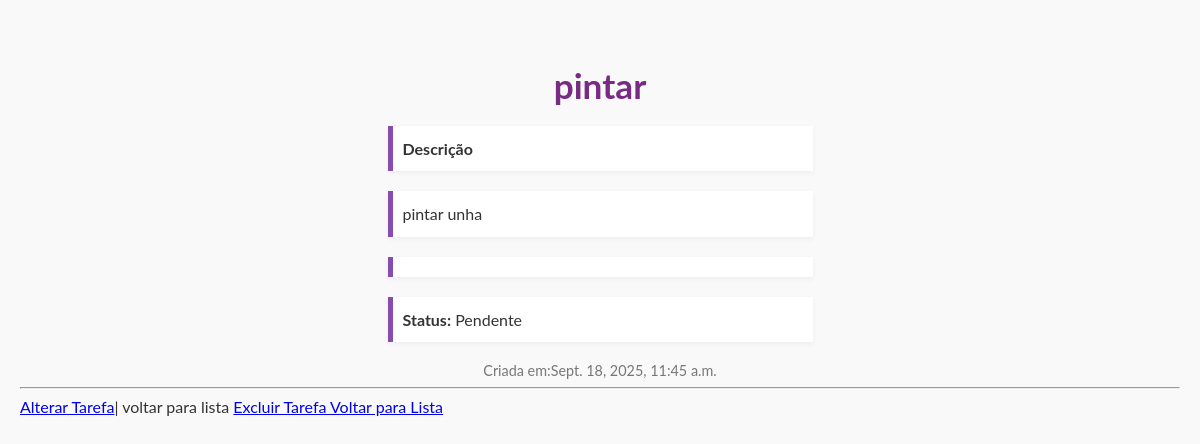
Screenshot of /tarefas/5/ with the database file from the repository.
### tarefas/models.py (models this page shows, shortened)
class Tarefa (models.Model):
    titulo = models.CharField (max_length = 200)
    descricao = models.TextField (blank = True, null = True)
    data_descricao = models.DateTimeField (auto_now_add = True)
    concluida = models.BooleanField (default = False)

### tarefas/views.py (the view)
# urls.py: path('<int:tarefa_id>/', views.detalhe_tarefa, name = "detalhe_tarefa"),
def detalhe_tarefa(request, tarefa_id):
    tarefa = get_object_or_404 (Tarefa, pk=tarefa_id)
    return render (request, 'tarefas/detalhe.html', {'tarefa': tarefa})

### tarefas/templates/tarefas/detalhe.html (shortened to what this page needs)
<!DOCTYPE html>
<html lang="pt-br">
<head>
    {% load static %}
    <link rel="stylesheet" href="{% static 'detalhe/detalhe.css' %}">
</head>
<body>
    <h1>{{tarefa.titulo}}</h1>
    <p><strong>Descrição</strong>{{tarefa.descricao|linebreaks}}</p>
    <p><strong>Status:</strong> {% if tarefa.concluida %}Concluida{% else %}Pendente{% endif %}</p>
    <small> Criada em:{{tarefa.data_descricao}}</small>
    <hr>
    <a href = "{% url 'alterar_tarefa' tarefa.id %}"> Alterar Tarefa</a>| voltar para lista
    <a href = "{% url 'excluir_tarefa' tarefa.id %}">Excluir Tarefa </a>
    <a href = "{% url 'listar_tarefas'%}">Voltar para Lista</a>
</body>
</html>

### tarefas/static/detalhe/detalhe.css (style rules this page uses)
body { margin: 0; padding: 0; font-family: 'Lato', sans-serif; background-color: #f9f9f9; color: #333; padding: 40px 20px; }
h1 { text-align: center; color: #782b82; font-size: 2.2em; margin-bottom: 20px; }
p { background-color: #fff; border-left: 5px solid #864caf; padding: 10px; max-width: 400px; margin: 0 auto 20px auto; box-shadow: 0 2px 5px rgba(0,0,0,0.05); line-height: 1.6; white-space: pre-wrap; }
small { display: block; text-align: center; color: #777; font-size: 0.9em; margin-top: 10px; }

### rows the page displays
Tarefa: titulo "pintar", descricao "pintar unha", data_descricao "Sept. 18, 2025, 11:45 a.m."
